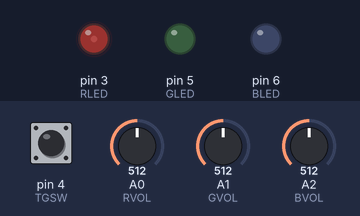
Bench run of a sketch on a simulated Arduino Uno, built with avr-gcc and run on an emulated ATmega328P. Shown: output pins drawn as LEDs (lit = HIGH). The inputs (shaded band) are chosen by the test bench; at power-on: pin 4 (TGSW) LOW, A0 (RVOL) = 512, A1 (GVOL) = 512, A2 (BVOL) = 512.

Above: at 1.27 s.
1.3 s: pin 4 (TGSW) pulled HIGH for 0.15 s
At 3.01 s:
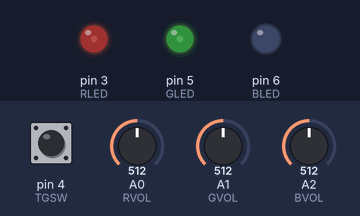
4.3 s: pin 4 (TGSW) pulled HIGH for 1 s
At 8.09 s:
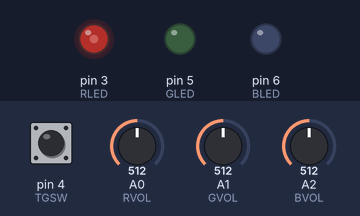
8.3 s: pin 4 (TGSW) pulled HIGH for 0.15 s
At 8.5 s:
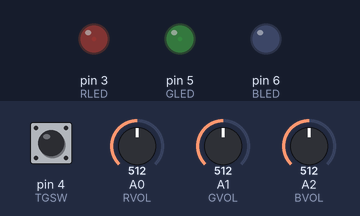
11.4 s: pin 4 (TGSW) pulled HIGH for 3.2 s
16.1 s: pin 4 (TGSW) pulled HIGH for 0.15 s
At 18.42 s:
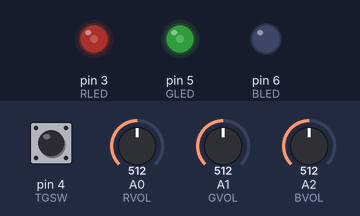
19.2 s: pin 4 (TGSW) pulled HIGH for 1 s
Timing chart, 0 to 26.1 s (numbered marks = the images above; inputs shaded):
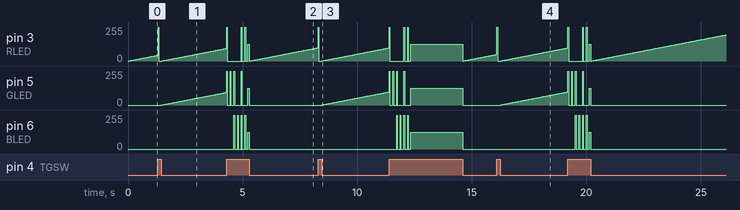

Measured:
- after the input at 1.3 s, pin 5 (GLED): moves from 0/255 to 94/255 over 2.8 s, starting after 0.18 s
- after the input at 8.3 s, pin 5 (GLED): moves from 0/255 to 98/255 over 2.9 s, starting after 0.16 s
- after the input at 16.1 s, pin 5 (GLED): moves from 0/255 to 98/255 over 2.9 s, starting after 0.16 s

The sketch:

24V_RGB_Controller.ino
```cpp
int RVOL = A0;  //Red volumn analog pin A0
int GVOL = A1;  //Green volumn analog pin A1
int BVOL = A2;  //Blue volumn analog pin A2
int RLED = 3;   //Red LED Digital pin 3
int TGSW = 4;   //Toggle switch Digital pin 4
int GLED = 5;   //Green LED Digital pin 5
int BLED = 6;   //Blue LED Digital pin 6
int r = 0;
int g = 0;
int b = 0;
int w = 0;
int rg = 0;
int gb = 0;
int br = 0;
int rval = 0;
int rn = 0;
int gval = 0;
int gn = 0;
int bval = 0;
int bn = 0;
int swstage = 0;

void setup()
{
  TCCR2B = TCCR2B & B11111000 | B00000011; // for PWM frequency of 980.39 Hz
  pinMode(RLED, OUTPUT);
  pinMode(TGSW, INPUT);
  pinMode(GLED, OUTPUT);
  pinMode(BLED, OUTPUT);
}

void loop()
{
  swstage = digitalRead(TGSW);
  if (swstage == HIGH)
    {
      if (RVOL <=10)
      {
        rval = 0;
      }
      if (GVOL <=10)
      {
        gval = 0;
      }
      if (BVOL <=10)
      {
        bval = 0;
      }
      rval = analogRead(RVOL);
      rn = map(rval, 0, 1023, 0, 255);
      gval = analogRead(GVOL);
      gn = map(gval, 0, 1023, 0, 255);
      bval = analogRead(BVOL);
      bn = map(bval, 0, 1023, 0, 255);

      if (rn <= 5)
      {
        analogWrite(RLED, 0);
      }
      else
      {
        analogWrite(RLED, rn);
      }
      if (gn <= 5)
      {
        analogWrite(GLED, 0);
      }
      else
      {
        analogWrite(GLED, gn);
      }
      if (bn <= 5)
      {
        analogWrite(BLED, 0);
      }
      else
      {
        analogWrite(BLED, bn);
      }
    }
    else
    {
      analogWrite(RLED, 0);
      analogWrite(GLED, 0);
      analogWrite(BLED, 0);

      for (r = 0; r < 255; r++)
      {
        analogWrite(RLED, r);
        delay(30);
        swstage = digitalRead(TGSW);
        if (swstage == HIGH)
        {
          break;
        }
      }
      for (r = 255; r > 0; r--)
      {
        analogWrite(RLED, r);
        delay(30);
        swstage = digitalRead(TGSW);
        if (swstage == HIGH)
        {
          break;
        }
      }
      analogWrite(RLED, 0);
      analogWrite(GLED, 0);
      analogWrite(BLED, 0);
      delay(100);
      for (rg = 0; rg < 255; rg++)
      {
        analogWrite(RLED, rg);
        analogWrite(GLED, rg);
        delay(30);
        swstage = digitalRead(TGSW);
        if (swstage == HIGH)
        {
          break;
        }
      }
      for (rg = 255; rg > 0; rg--)
      {
        analogWrite(RLED, rg);
        analogWrite(GLED, rg);
        delay(30);
        swstage = digitalRead(TGSW);
        if (swstage == HIGH)
        {
          break;
        }
      }
      analogWrite(RLED, 0);
      analogWrite(GLED, 0);
      analogWrite(BLED, 0);
      delay(100);
      for (g = 0; g < 255; g++)
      {
        analogWrite(GLED, g);
        delay(30);
        swstage = digitalRead(TGSW);
        if (swstage == HIGH)
        {
          break;
        }
      }
      for (g = 255; g > 0; g--)
      {
        analogWrite(GLED, g);
        delay(30);
        swstage = digitalRead(TGSW);
        if (swstage == HIGH)
        {
          break;
        }
      }
      analogWrite(RLED, 0);
      analogWrite(GLED, 0);
      analogWrite(BLED, 0);
      delay(100);
      for (gb = 0; gb < 255; gb++)
      {
        analogWrite(GLED, gb);
        analogWrite(BLED, gb);
        delay(30);
        swstage = digitalRead(TGSW);
        if (swstage == HIGH)
        {
          break;
        }
      }
      for (gb = 255; gb > 0; gb--)
      {
        analogWrite(GLED, gb);
        analogWrite(BLED, gb);
        delay(30);
        swstage = digitalRead(TGSW);
        if (swstage == HIGH)
        {
          break;
        }
      }
      analogWrite(RLED, 0);
      analogWrite(GLED, 0);
      analogWrite(BLED, 0);
      delay(100);
      for (b = 0; b < 255; b++)
      {
        analogWrite(BLED, b);
        delay(30);
        swstage = digitalRead(TGSW);
        if (swstage == HIGH)
        {
          break;
        }
      }
      for (b = 255; b > 0; b--)
      {
        analogWrite(BLED, b);
        delay(30);
        swstage = digitalRead(TGSW);
        if (swstage == HIGH)
        {
          break;
        }
      }
      analogWrite(RLED, 0);
      analogWrite(GLED, 0);
      analogWrite(BLED, 0);
      delay(100);
      for (w = 0; w < 255; w++)
      {
        analogWrite(RLED, w);
        analogWrite(GLED, w);
        analogWrite(BLED, w);
        delay(30);
        swstage = digitalRead(TGSW);
        if (swstage == HIGH)
        {
          break;
        }
      }
      for (w = 255; w > 0; w--)
      {
        analogWrite(RLED, w);
        analogWrite(GLED, w);
        analogWrite(BLED, w);
        delay(30);
        swstage = digitalRead(TGSW);
        if (swstage == HIGH)
        {
          break;
        }
      }
      analogWrite(RLED, 0);
      analogWrite(GLED, 0);
      analogWrite(BLED, 0);
      delay(100);
      for (br = 0; br < 255; br++)
      {
        analogWrite(BLED, br);
        analogWrite(RLED, br);
        delay(30);
        swstage = digitalRead(TGSW);
        if (swstage == HIGH)
        {
          break;
        }
     }
     for (br = 255; br > 0; br--)
     {
        analogWrite(BLED, br);
        analogWrite(RLED, br);
        delay(30);
        swstage = digitalRead(TGSW);
        if (swstage == HIGH)
        {
          break;
        }
     }
     analogWrite(RLED, 0);
     analogWrite(GLED, 0);
     analogWrite(BLED, 0);
     delay(100);
   }
}
```
